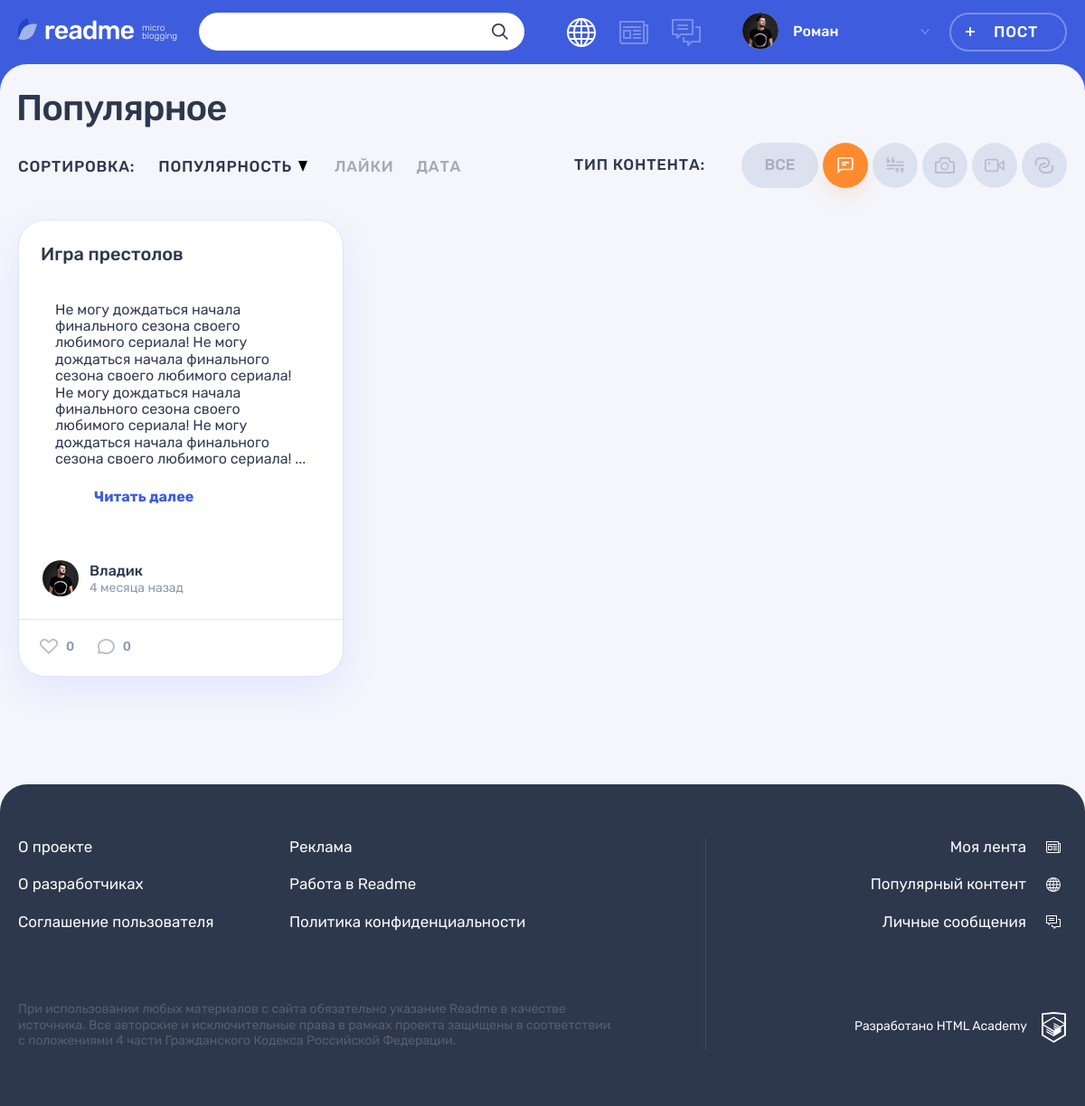
Screenshot of /index.php?type_id=1 with the database file from the repository.
### tables this page shows
CREATE TABLE IF NOT EXISTS `content_type` (
                          `id` INT(11) NOT NULL AUTO_INCREMENT ,
                          `type_name` VARCHAR(50) NOT NULL ,
                          `class_name` VARCHAR(50) NOT NULL,
                          PRIMARY KEY (`id`)
);

CREATE TABLE IF NOT EXISTS `posts` (
                        `id` INT(11) NOT NULL AUTO_INCREMENT ,
                        `pub_date_post` DATETIME NOT NULL DEFAULT CURRENT_TIMESTAMP ,
                        `title` VARCHAR(50) NOT NULL ,
                        `text` TEXT(2000) NULL ,
                        `text_quote` TEXT(500) NULL,
                        `author_quote` VARCHAR(100) NULL ,
                        `image_link` VARCHAR(100) NULL ,
                        `video_link` VARCHAR(100) NULL ,
                        `site_link` VARCHAR(100) NULL ,
                        `views` INT(11) NOT NULL DEFAULT 0,
                        `user_id` INT(11) NOT NULL ,
                        `content_type_id` INT(11) NOT NULL ,
                        `hashtag_id` INT(11) NULL,
                         PRIMARY KEY (`id`)
);

CREATE TABLE IF NOT EXISTS `users` (
                        `id` INT(11) NOT NULL AUTO_INCREMENT ,
                        `reg_date` DATETIME NOT NULL DEFAULT CURRENT_TIMESTAMP ,
                        `email` VARCHAR(50) NOT NULL ,
                        `login` VARCHAR(50) NOT NULL ,
                        `password` CHAR(64) NOT NULL ,
                        `avatar_link` VARCHAR(100) NULL,
                        PRIMARY KEY (`id`)
);

### helpers.php (called while the page is built, shortened)
<?php
function get_noun_plural_form(int $number, string $one, string $two, string $many): string
{
    $number = (int)$number;
    $mod10 = $number % 10;
    $mod100 = $number % 100;
    switch (true) {
        case ($mod10 >= 2 && $mod10 <= 4):
            return $two;
    }
}
function include_template($name, array $data = [])
{
    $name = 'templates/' . $name;
    extract($data);
    require $name;
    $result = ob_get_clean();
    return $result;
}

### templates/main.php (the view, shortened to what this page needs)
<div class="container">
    <h1 class="page__title page__title--popular">Популярное</h1>
</div>
<div class="popular container">
    <div class="popular__filters-wrapper">
        <div class="popular__sorting sorting">
            <b class="popular__sorting-caption sorting__caption">Сортировка:</b>
            <ul class="popular__sorting-list sorting__list">
                <li class="sorting__item sorting__item--popular">
                    <a class="sorting__link sorting__link--active" href="#">
                        <span>Популярность</span>
                        <svg class="sorting__icon" width="10" height="12">
                            <use xlink:href="#icon-sort"></use>
                        </svg>
                    </a>
                </li>
                <li class="sorting__item">
                    <a class="sorting__link" href="#">
                        <span>Лайки</span>
                    </a>
                </li>
                <li class="sorting__item">
                    <a class="sorting__link" href="#">
                        <span>Дата</span>
                    </a>
                </li>
            </ul>
        </div>
        <div class="popular__filters filters">
            <b class="popular__filters-caption filters__caption">Тип контента:</b>
            <ul class="popular__filters-list filters__list">
                <li class="popular__filters-item popular__filters-item--all filters__item filters__item--all">
                    <a class="filters__button filters__button--ellipse filters__button--all
                        <?= (!$type_id) ? 'filters__button--active' : ''; ?>"
                       href="/index.php">
                        <span>Все</span>
                    </a>
                </li>
                <?php foreach ($content_type_arr as $type): ?>
                <li class="popular__filters-item filters__item">
                    <a class="filters__button filters__button--photo button
                        <?= ($type_id === intval($type['id'])) ? 'filters__button--active' : ''; ?>"
                       href="/index.php?type_id=<?= $type['id']; ?>">
                        <svg class="filters__icon" width="22" height="18">
                            <use xlink:href="#icon-filter-<?= $type['class_name']; ?>"></use>
                        </svg>
                    </a>
                </li>
                <?php endforeach; ?>
            </ul>
        </div>
    </div>
    <div class="popular__posts">
        <?php foreach ($posts_arr as $value): ?>
            <article class="popular__post post <?= $value['class_name']; ?>">
                <header class="post__header">
                    <h2>
                        <a href="/posts.php?active_post=<?= $value['post_id'];?>"><?= htmlspecialchars($value['title']); ?></a>
                    </h2>
                </header>
                <div class="post__main">
                    <?php switch ($value['class_name']):
                        case "quote": ?>
                            <?php break;
                        case "text": ?>
                            <blockquote>
                                <p><?= get_text_content(htmlspecialchars($value['text'])); ?></p>
                            </blockquote>
                            <?php break;
                    endswitch; ?>
                </div>
                <footer class="post__footer">
                    <div class="post__author">
                        <a class="post__author-link" href="#" title="Автор">
                            <div class="post__avatar-wrapper">
                                <img class="post__author-avatar" src="img/<?= $value['avatar_link']; ?>" alt="Аватар пользователя">
                            </div>
                            <div class="post__info">
                                <b class="post__author-name"><?= $value['login']; ?></b>
                                <time class="post__time" datetime="" title="<?=$value['pub_date_post']?>"><?= get_post_date ( $value['pub_date_post'] )?></time>
                            </div>
                        </a>
                    </div>
                    <div class="post__indicators">
                        <div class="post__buttons">
                            <a class="post__indicator post__indicator--likes button" href="#" title="Лайк">
                                <svg class="post__indicator-icon" width="20" height="17">
                                    <use xlink:href="#icon-heart"></use>
                                </svg>
                                <span>0</span>
                            </a>
                            <a class="post__indicator post__indicator--comments button" href="#" title="Комментарии">
                                <svg class="post__indicator-icon" width="19" height="17">
                                    <use xlink:href="#icon-comment"></use>
                                </svg>
                                <span>0</span>
                            </a>
                        </div>
                    </div>
                </footer>
            </article>
        <?php endforeach; ?>
    </div>
</div>

### functions.php (shortened to what this page needs)
<?php
function get_post_date(string $str_date): string
{
    $date = strtotime($str_date);
    $current_date = time();
    $diff_date = $current_date - $date;
    $diff_minute = floor($diff_date / 60);
    $diff_hours = floor($diff_minute / 60);
    $diff_days = floor($diff_hours / 24);
    $diff_week = floor($diff_days / 7);
    $diff_month = floor($diff_days / 30);
    switch (true) {
        case ($diff_week >= 5):
            $plural_form = get_noun_plural_form($diff_month, 'месяц', 'месяца', 'месяцев');
            return $diff_month . ' ' . $plural_form . ' назад';
    }
}
function get_text_content(string $text, int $num_letters = 300): string
{
    $text_length = mb_strlen($text);
    if ($text_length > $num_letters) {
        $words = explode(' ', $text);
        $result_words_length = 0;
        $result_words = [];
        foreach ($words as $word) {
            $result_words_length += mb_strlen($word);
            if ($result_words_length > $num_letters) {
                break;
            }
            $result_words_length += 1;
            $result_words[] = $word;
        }
        $result = implode(' ', $result_words);
        $result .= '...';
        $result = '<p>' . $result . '</p>';
        $result .= '<a class="post-text__more-link" href="#">Читать далее</a>';
    } else {
        $result = '<p>' . $text . '</p>';
    }
    return $result;
}
function getTasksDataByType($con, $typeId)
{
    $query = 'SELECT posts.id AS post_id, pub_date_post, title, text,
            text_quote, author_quote, image_link, video_link, site_link, views, user_id,
            content_type_id, hashtag_id, users.id AS users_id,
            reg_date, email, login, avatar_link, content_type.id AS cont_id, type_name, class_name
        FROM posts
        JOIN users ON posts.user_id = users.id
        JOIN content_type ON posts.content_type_id = content_type.id';
    if ($typeId) {
        $query .= ' AND content_type_id = ' . $typeId;
    }
    $query .= ' ORDER BY posts.views DESC';
    $queryResult = mysqli_query($con, $query);
    return mysqli_fetch_all($queryResult, MYSQLI_ASSOC);
}
function getContentTypes($con)
{
    $query = 'SELECT * FROM `content_type`';
    $queryResult = mysqli_query($con, $query);
    return mysqli_fetch_all($queryResult, MYSQLI_ASSOC);
}

### templates/layout.php (shortened to what this page needs)
<!DOCTYPE html>
<html lang="ru">
<head>
    <link rel="stylesheet" href="css/main.css">
</head>
<body class="page">
<header class="header">
    <div class="header__wrapper container">
        <div class="header__logo-wrapper">
            <a class="header__logo-link" href="index.php">
                <img class="header__logo" src="img/logo.svg" alt="Логотип readme" width="128" height="24">
            </a>
            <p class="header__topic">
                micro blogging
            </p>
        </div>
        <form class="header__search-form form" action="#" method="get">
            <div class="header__search">
                <input class="header__search-input form__input" type="search">
                <button class="header__search-button button" type="submit">
                    <svg class="header__search-icon" width="18" height="18">
                        <use xlink:href="#icon-search"></use>
                    </svg>
                </button>
            </div>
        </form>
        <div class="header__nav-wrapper">
            <?php if ($is_auth): ?>
                <nav class="header__nav">
                    <ul class="header__my-nav">
                        <li class="header__my-page header__my-page--popular">
                            <a class="header__page-link header__page-link--active" title="Популярный контент">
                            </a>
                        </li>
                        <li class="header__my-page header__my-page--feed">
                            <a class="header__page-link" href="feed.html" title="Моя лента">
                            </a>
                        </li>
                        <li class="header__my-page header__my-page--messages">
                            <a class="header__page-link" href="messages.html" title="Личные сообщения">
                            </a>
                        </li>
                    </ul>
                    <ul class="header__user-nav">
                        <li class="header__profile">
                            <a class="header__profile-link" href="#">
                                <div class="header__avatar-wrapper">
                                    <img class="header__profile-avatar" src="img/userpic-medium.jpg" alt="Аватар профиля">
                                </div>
                                <div class="header__profile-name">
                                <span>
                                    <?=$user_name;?>
                                </span>
                                    <svg class="header__link-arrow" width="10" height="6">
                                        <use xlink:href="#icon-arrow-right-ad"></use>
                                    </svg>
                                </div>
                            </a>
                        </li>
                        <li>
                            <a class="header__post-button button button--transparent" href="add.php">Пост</a>
                        </li>
                    </ul>
                </nav>
            <?php endif; ?>
        </div>
    </div>
</header>
<section class="page__main page__main--popular">
    <?=$content;?>
</section>
<footer class="footer">
    <div class="footer__wrapper">
        <div class="footer__container container">
            <div class="footer__site-info">
                <div class="footer__site-nav">
                    <ul class="footer__info-pages">
                        <li class="footer__info-page">
                            <a class="footer__page-link" href="#">О проекте</a>
                        </li>
                        <li class="footer__info-page">
                            <a class="footer__page-link" href="#">Реклама</a>
                        </li>
                        <li class="footer__info-page">
                            <a class="footer__page-link" href="#">О разработчиках</a>
                        </li>
                        <li class="footer__info-page">
                            <a class="footer__page-link" href="#">Работа в Readme</a>
                        </li>
                        <li class="footer__info-page">
                            <a class="footer__page-link" href="#">Соглашение пользователя</a>
                        </li>
                        <li class="footer__info-page">
                            <a class="footer__page-link" href="#">Политика конфиденциальности</a>
                        </li>
                    </ul>
                </div>
                <p class="footer__license">
                    При использовании любых материалов с сайта обязательно указание Readme в качестве источника. Все авторские и исключительные права в рамках проекта защищены в соответствии с положениями 4 части Гражданского Кодекса Российской Федерации.
                </p>
            </div>
            <div class="footer__my-info">
                <ul class="footer__my-pages">
                    <li class="footer__my-page footer__my-page--feed">
                        <a class="footer__page-link" href="feed.html">Моя лента</a>
                    </li>
                    <li class="footer__my-page footer__my-page--popular">
                        <a class="footer__page-link" href="popular.html">Популярный контент</a>
                    </li>
                    <li class="footer__my-page footer__my-page--messages">
                        <a class="footer__page-link" href="messages.html">Личные сообщения</a>
                    </li>
                </ul>
                <div class="footer__copyright">
                    <a class="footer__copyright-link" href="#">
                        <span>Разработано HTML Academy</span>
                        <svg class="footer__copyright-logo" width="27" height="34">
                            <use xlink:href="#icon-htmlacademy"></use>
                        </svg>
                    </a>
                </div>
            </div>
        </div>
    </div>
</footer>
</body>
</html>

### index.php
<?php
require_once ('connect.php');
require_once('helpers.php');
require_once ('functions.php');
$is_auth = rand(0, 1);
$user_name = 'Ромaн';
$title = 'readme: популярное';
$content_type_arr = getContentTypes($con);
$typeId = filter_input(INPUT_GET, 'type_id', FILTER_VALIDATE_INT) ?? 0;
$posts_arr = getTasksDataByType($con, $typeId);
$main_block = include_template(
    'main.php',
    [
        'posts_arr' => $posts_arr,
        'content_type_arr' =>  $content_type_arr,
        'type_id' => $typeId
    ]
);
$layout_block = include_template(
    'layout.php',
    [
        'content' => $main_block,
        'is_auth' => $is_auth,
        'user_name' => $user_name,
        'title' => $title
    ]
);
print($layout_block);

### rows the page displays
posts: title "Игра престолов", text "Не могу дождаться начала финального сезона своего любимого сериала! Не могу дождаться начала финального сезона своего любимого сериала! Не могу дождаться начала финального сезона своего любимого сериала! Не могу дождаться начала финального сезона своего любимого сериала! ...", shows "Читать далее", user.avatar_link (picture), user.login "Владик", pub_date_post "4 месяца назад"

### other values shown
$user_name "Ромaн"
